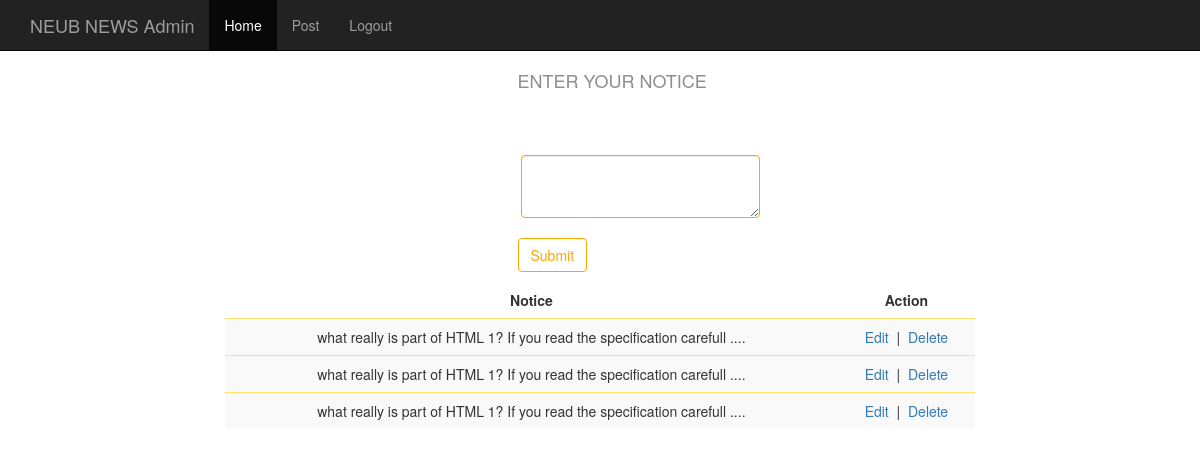
The page /admin/main.php (signed in) on the database its author committed.
### tables this page shows
CREATE TABLE IF NOT EXISTS `notices` (
  `id` int(11) NOT NULL AUTO_INCREMENT,
  `notics_title` varchar(255) NOT NULL,
  `note` text NOT NULL,
  `notices_time` datetime NOT NULL,
  PRIMARY KEY (`id`)
);

### admin/main.php (the view, shortened to what this page needs)
<?php include 'header.php'; ?>
		<div class="container">
			<div class="row">
				<div class="col-md-5 col-md-offset-5">
				<br />
					<h4 class="cat_main">ENTER YOUR NOTICE</h4>
					<p class='cat_box' id="save_status" ></p>
			<form action="" method="POST" class="form-inline">
					 <div class="form-group">
					<textarea class="form-control" rows="2" style="width: 239px; height: 63px;" id="comment"></textarea>
					</div>
					<br />
					<br />
					<p> <input class="btn btn-default" type="button" id="save_button" value="Submit" /> </p>
			</form>
				</div>
			</div>
		</div>
		<div class="container">
			<div class="row">
				<div class="col-md-8 col-md-offset-2 text-center">
					<table class="table table-striped table-responsive">
						<thead>
						  <tr>
							<th class="text-center">Notice</th>
							<th class="text-center">Action</th>
						  </tr>
						</thead>
								<?php
$i=0;
									 $cat_query = mysql_query("SELECT * FROM notices");
										while($run_list = mysql_fetch_array($cat_query))
										{
$i++;
												$view_note =$run_list['note'];
												$new_view_note = substr($view_note,0,70);
												$notices_id =$run_list['id'];
								?>
						<tbody>
						  <tr>
							<td class="text-center">
								<?php echo $new_view_note." ...." ?>
							</td>
			<td>
				<a class="fancybox" href="#inline<?php echo $i; ?>">Edit</a>
				&nbsp;|&nbsp;
				<a  href="delete.php?id=<?php echo $notices_id; ?>">Delete</a>
			</td>
						  </tr>
						</tbody>
									<?php
										}
									?>
					</table>
				</div>
			</div>
		</div>
</body>
</html>

### admin/admincustom.css (style rules this page uses)
.cat_main { height: 32px; width: 232px; color:#8F8E8E; margin-top: 51px; }
.cat_box { height: 32px; width: 242px; padding: 5px 0px 12px 5px; text-align: center; color: #FFA500; }
.form-control { border-bottom:1px solid; border-color: orange; }
.btn-default { border-bottom:1px solid; border-color: orange; color: orange; }
.table >thead > tr > th { vertical-align: bottom; border-bottom: 1px solid #FEE26D; }
.table > tbody > tr > td, .table > tbody > tr > th, .table > tfoot > tr > td, .table > tfoot > tr > th, .table > thead > tr > td, .table > thead > tr > th { padding: 8px; line-height: 1.42857; vertical-align: top; border-top: 1px solid #FEE26D; }
.table > tbody + tbody { border-top: 1px solid orange; }

### rows shown on the page
notices: note "what really is part of HTML 1? If you read the specification carefull"
notices: note "what really is part of HTML 1? If you read the specification carefull"
notices: note "what really is part of HTML 1? If you read the specification carefull"
